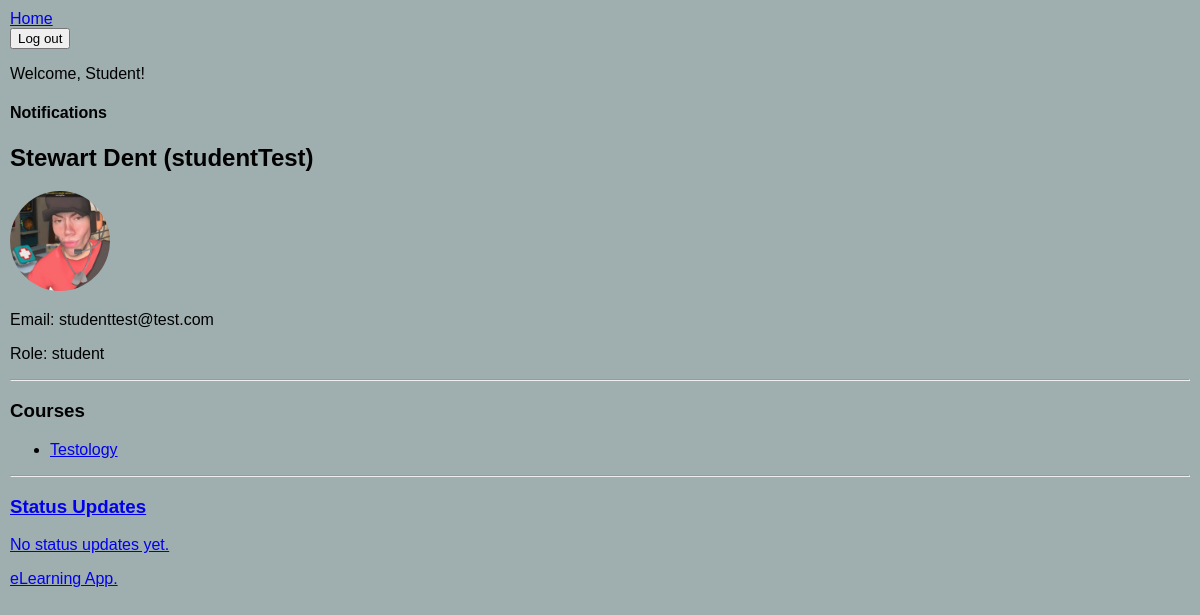
The app's page /profile/studentTest/ (signed in) with its own data.
### accounts/models.py (models this page shows, shortened)
class User(AbstractUser):
    ROLES = (
        ('student', 'Student'),
        ('teacher', 'Teacher'),
    )
    role = models.CharField(max_length=10, choices=ROLES)
    photo = models.ImageField(upload_to='profile_photos/', blank=True, null=True) #Photo file is uploaded and stored
    real_name = models.CharField(max_length=100, blank=True)

### courses/models.py (models this page shows, shortened)
class Course(models.Model):
    title = models.CharField(max_length=255)
    description = models.TextField()
    teacher = models.ForeignKey(User, on_delete=models.CASCADE, limit_choices_to={'role': 'teacher'}, related_name='teacher_courses')
    students = models.ManyToManyField(User, related_name='enrolled_courses', limit_choices_to={'role': 'student'}, blank=True)
    blocked_students = models.ManyToManyField(User, related_name='blocked_courses', blank=True)
    created_at = models.DateTimeField(auto_now_add=True)

### core/views.py (the view)
# urls.py: path('profile/<str:username>/', views.profile, name='profile'), #Check a user's profile
def profile(request, username):
    user = get_object_or_404(User, username=username)
    if user.role == 'student':
        courses = user.enrolled_courses.all()
    elif user.role == 'teacher':
        courses = user.teacher_courses.all()
    else:
        courses = []
    updates = StatusUpdate.objects.filter(user=user).order_by('-created_at')
    return render(
        request,
        'core/profile.html',
        {
            'profile_user': user,
            'courses': courses,
            'status_updates': updates,
        }
    )

### core/templates/core/profile.html (shortened to what this page needs)
{% extends "base.html" %}
{% load static %}
{% block content %}
<h2>{{ profile_user.real_name }} ({{ profile_user.username }})</h2>
{% if profile_user.photo %}
    <img src="{{ profile_user.photo.url }}" width="100" height="100" style="border-radius: 50%;">
{% else %}
    <img src="{% static 'photo/default.jpg' %}" width="100" height="100" style="border-radius: 50%;">
{% endif %}
<p>Email: {{ profile_user.email }}</p>
<p>Role: {{ profile_user.role }}</p>
<hr>
<h3>Courses</h3>
{% if courses %}
    <ul>
        {% for course in courses %}
            <li><a href="{% url 'course_detail' course.id %}">{{ course.title }}</li>
        {% endfor %}
    </ul>
{% else %}
    <p>No courses found.</p>
{% endif %}
<hr>
<h3>Status Updates</h3>
{% if updates %}
    <ul style="list-style: none; padding: 0;">
        {% for update in updates %}
            <li style="margin-bottom: 1em; border-bottom: 1px solid #ccc; padding-bottom: 0.5em;">
                <em>{{ update.created_at|date:"M d, Y H:i" }}</em>
                <div>{{ update.content }}</div>
            </li>
        {% endfor %}
    </ul>
{% else %}
    <p>No status updates yet.</p>
{% endif %}
{% endblock %}

### static/css/style.css (style rules this page uses)
body { font-family: Arial, sans-serif; background-color: #9faeaf; margin: 0px; padding: 10px; border: 5px; }

### records on screen
User: real_name "Stewart Dent", username "studentTest", photo (picture), email "studenttest@test.com", role "student"
Course: title "Testology"
